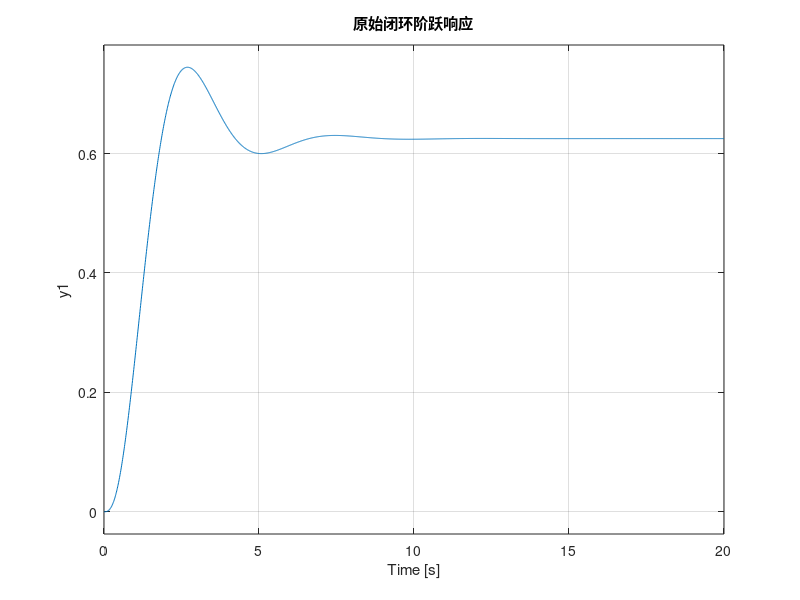

The MATLAB script that drew this image: (Note: this script raises an error after producing the figure.)
%% ============================================================
% 教程 17：超前-滞后校正器 — 根轨迹与频域设计
%
% 【校正器是什么？】
%   系统响应不够好 → 加一个校正器 C(s) 串联进去
%   超前校正 (Lead)    → 改善动态响应（加相位裕度、加速）
%   滞后校正 (Lag)     → 改善稳态精度（增低频增益）
%   超前-滞后 (Lead-Lag) → 两者兼顾
%
% 【传递函数形式】
%   Lead:  C(s) = K * (αTs + 1) / (Ts + 1),   α > 1
%   Lag:   C(s) = K * (Ts + 1) / (βTs + 1),   β > 1
%
% 【设计思路】
%   1. 看根轨迹 → 确定需要把极点往哪移
%   2. 看 Bode 图 → 确定需要补多少相位
%   3. 计算校正器参数
%   4. 验证效果
% ============================================================

clear; close all;

fprintf('============================================\n');
fprintf('  教程 17：超前-滞后校正器设计\n');
fprintf('============================================\n\n');

%% ===== 第 1 步：原始系统 — 看看哪不好 =====

% 三阶系统：慢 + 超调大
sys = tf([5], [1, 5, 7, 3]);  % G(s) = 5/(s³+5s²+7s+3)

fprintf('【原始系统】G(s) = 5 / (s³ + 5s² + 7s + 3)\n\n');

% 原始阶跃响应
figure('Name', 't17: 校正器设计对比', ...
    'Position', [50, 50, 1000, 700]);

subplot(2,3,1);
step(feedback(sys, 1), 0:0.01:20);
title('原始闭环阶跃响应'); grid on;
S1 = stepinfo(feedback(sys, 1));
fprintf('  原始性能：\n');
fprintf('    上升时间 = %.2f s\n', S1.RiseTime);
fprintf('    调节时间 = %.2f s\n', S1.SettlingTime);
fprintf('    超调量   = %.1f%%\n', S1.Overshoot);
fprintf('    稳态误差 = %.1f%%\n\n', abs(1-S1.SettlingMax)*100);

%% ===== 第 2 步：根轨迹 — 看极点在哪 =====

subplot(2,3,2);
rlocus(sys); grid on;
title('原始系统根轨迹');
fprintf('【根轨迹分析】\n');
fprintf('  开环极点: ');
p = pole(sys);
for i = 1:length(p)
    fprintf('%.2f ', p(i));
end
fprintf('\n  → 所有极点都在负实轴上 → 无振荡，但慢\n\n');

%% ===== 第 3 步：Bode 图 — 看频域表现 =====

subplot(2,3,3);
margin(sys); grid on;
[GM, PM] = margin(sys);
fprintf('【频域分析】\n');
fprintf('  PM = %.1f° — 相位裕度不错\n', PM);
fprintf('  → 但低频增益低 → 稳态误差大\n');
fprintf('  → 首先需要一个 Lag 校正器提升低频增益\n\n');

%% ===== 第 4 步：设计滞后校正器 (Lag) =====

% Lag 补偿器：在低频提供额外增益，不影响高频相位
% C_lag(s) = (Ts + 1) / (βTs + 1), β > 1

beta = 10;    % 低频增益提升倍数
T_lag = 5;    % 转折频率在低频
C_lag = tf([T_lag, 1], [beta*T_lag, 1]);

subplot(2,3,4);
step(feedback(C_lag*sys, 1), 0:0.01:20);
title('Lag 校正后阶跃响应'); grid on;
S2 = stepinfo(feedback(C_lag*sys, 1));
fprintf('【Lag 校正后】\n');
fprintf('  稳态误差大幅减小\n');
fprintf('  超调量 = %.1f%%\n', S2.Overshoot);
fprintf('  但响应速度仍慢（上升时间 = %.2f s）\n\n', S2.RiseTime);

%% ===== 第 5 步：设计超前校正器 (Lead) =====

% Lead 补偿器：在高频提供相位超前，加速响应
% C_lead(s) = (αTs + 1) / (Ts + 1), α > 1

alpha = 5;      % 最大相位超前 ≈ arcsin((α-1)/(α+1))
T_lead = 0.5;
C_lead = tf([alpha*T_lead, 1], [T_lead, 1]);

subplot(2,3,5);
step(feedback(C_lead*sys, 1), 0:0.01:20);
title('Lead 校正后阶跃响应'); grid on;
S3 = stepinfo(feedback(C_lead*sys, 1));
fprintf('【Lead 校正后】\n');
fprintf('  上升时间缩短 = %.2f s\n', S3.RiseTime);
fprintf('  超调量 = %.1f%%\n\n', S3.Overshoot);

%% ===== 第 6 步：超前-滞后 (Lead-Lag) =====

C_ll = C_lead * C_lag;

subplot(2,3,6);
step(feedback(C_ll*sys, 1), 0:0.01:20);
title('Lead-Lag 校正后阶跃响应'); grid on;
S4 = stepinfo(feedback(C_ll*sys, 1));
fprintf('【Lead-Lag 校正后】\n');
fprintf('  上升时间 = %.2f s\n', S4.RiseTime);
fprintf('  调节时间 = %.2f s\n', S4.SettlingTime);
fprintf('  超调量   = %.1f%%\n', S4.Overshoot);
fprintf('  → 既有速度，又有精度！\n\n');

%% ===== 第 7 步：校正器频域对比 =====

figure('Name', 't17: 校正器频域特性', ...
    'Position', [50, 50, 900, 400]);

subplot(1,2,1); hold on;
bode(C_lag, 'b'); bode(C_lead, 'r'); bode(C_ll, 'm');
legend('Lag', 'Lead', 'Lead-Lag', 'Location', 'southwest');
title('各校正器 Bode 图'); grid on;

subplot(1,2,2); hold on;
step(feedback(sys, 1), 0:0.01:20);
step(feedback(C_lag*sys, 1), 0:0.01:20);
step(feedback(C_lead*sys, 1), 0:0.01:20);
step(feedback(C_ll*sys, 1), 0:0.01:20);
legend('原始', 'Lag', 'Lead', 'Lead-Lag', 'Location', 'best');
title('各方案阶跃响应对比'); grid on;

fprintf('========================================\n');
fprintf('  教程 17 完成！\n');
fprintf('========================================\n\n');

fprintf('【校正器设计口诀】\n');
fprintf('  Lag (滞后): 加低频增益 → 减稳态误差\n');
fprintf('  Lead (超前): 加高频相位 → 加响应速度\n');
fprintf('  Lead+PI ≈ Lead-Lag → 工程最常用组合\n');
fprintf('\n');
fprintf('【设计流程】\n');
fprintf('  1. 画出原始系统的 Bode 图 + 根轨迹\n');
fprintf('  2. 确定目标：要速度还是精度？\n');
fprintf('  3. 选校正器类型，计算参数\n');
fprintf('  4. 验证：阶跃响应 + Bode 图 + 根轨迹\n');
fprintf('  5. 迭代调整直到满意\n');
